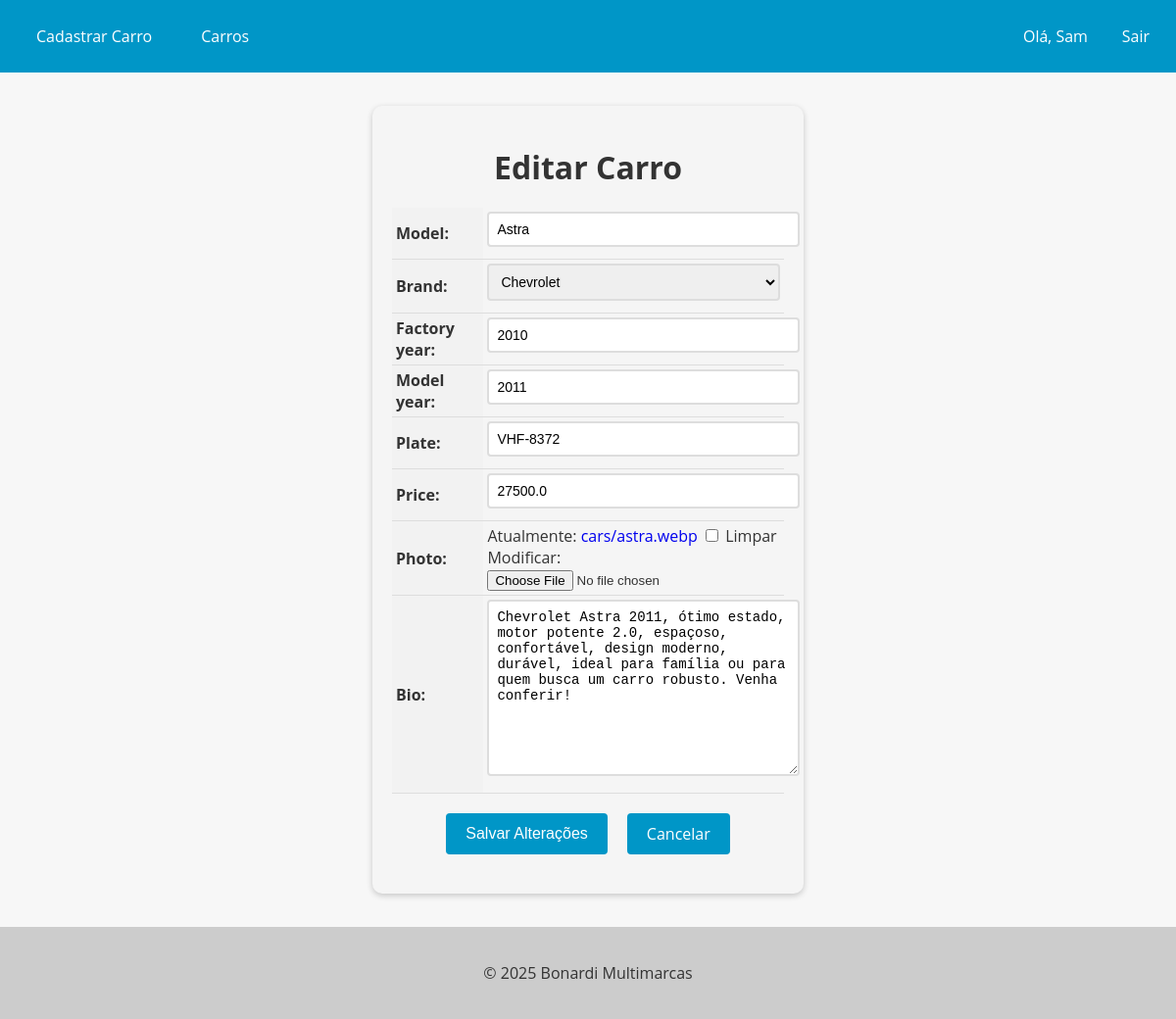
/car/8/update (signed in), run on the app's committed database.
### cars/models.py (models this page shows, shortened)
class Car(models.Model):
  id = models.AutoField(primary_key=True)
  model = models.CharField(max_length=100)
  brand = models.ForeignKey(Brand, on_delete=models.PROTECT, related_name='cars_brand')
  factory_year = models.IntegerField(null=True)
  model_year = models.IntegerField(null=True)
  plate = models.CharField(max_length=8, null=True, blank=True)
  price = models.FloatField(blank=True, null=True)
  photo = models.ImageField(upload_to='cars/', blank=True, null=True)
  bio = models.TextField(blank=True, null=True)
  owner = models.ForeignKey(User, on_delete=models.CASCADE, related_name='cars')

### cars/views.py (the view)
# urls.py: path('car/<int:pk>/update', CarUpdateView.as_view(), name='car_update'),
class CarUpdateView(LoginRequiredMixin, UpdateView):
  login_url = 'login'
  redirect_field_name = 'next'
  model = Car
  form_class = CarModelForm
  template_name = 'car_update.html'
  success_url = '/cars/'
  def get_queryset(self):
    if self.request.user.is_superuser:
      return Car.objects.all()
    return Car.objects.filter(owner=self.request.user)

### cars/forms.py (shortened to what this page needs)
class CarModelForm(forms.ModelForm):
  class Meta:
    model = Car
    exclude = ['owner']
    fields = '__all__'
    widgets = {
        'photo': forms.ClearableFileInput(attrs={'class': 'file-input'}),
      }

### cars/models.py (called while the page is built)
  def __str__(self):
    return self.name

### cars/templates/car_update.html (shortened to what this page needs)
{% extends "base.html" %}
{% block content %}
  <form method="post" enctype="multipart/form-data">
    <h1>Editar Carro</h1>
    <table>
      {{ form.as_table }}
    </table>
    <div>
      <div class="buttons-container">
        <input type="submit" value="Salvar Alterações" class="btn btn-primary">
        <a href="{% url 'cars_list' %}" class="btn btn-secondary">Cancelar</a>
      </div>
    </div>
  </form>
{% endblock %}

### app/templates/base.html (shortened to what this page needs)
<!DOCTYPE html>
<html lang="en">
<head>
</head>
<body>
  <header>
    <nav>
      <ul>
        {% if user.is_authenticated %}
          <li class="username">Olá, {{ user.username }}</li>
          <li><a href="{% url 'new_car' %}">Cadastrar Carro</a></li>
        {% endif %}
        {% if user.is_authenticated %}
          <li class="btn-logout"><a href="{% url 'logout' %}">Sair</a></li>
        {% endif %}
        <li><a href="{% url 'cars_list' %}">Carros</a></li>
      </ul>
    </nav>
  </header>
  <main>
    {% block content %}
    {% endblock %}
  </main>
  <footer>
    <p>&copy; 2025 Bonardi Multimarcas</p>
  </footer>
</body>
</html>

### app/templates/base.html (style rules this page uses)
body { font-family: 'Open Sans', sans-serif; background-color: #f7f7f7; color: #333; margin: 0; padding: 0; }
header { background-color: #0096c7; color: #fff; text-align: center; padding: 12px; }
footer { background-color: #ccc; color: #333; padding: 20px; text-align: center; }
nav { background-color: #0096c7; color: #fff; height: 50px; display: flex; justify-content: space-between; align-items: center; }
nav ul { list-style: none; margin: 0; padding: 0; display: flex; }
nav ul li { margin: 0 10px; }
nav ul li a { color: #fff; text-decoration: none; font-size: 16px; padding: 15px; transition: all 0.3s ease; }
.username, .btn-register { position: absolute; right: 80px; }
.username { text-transform: capitalize; }
.btn-logout, .btn-login { position: absolute; right: 2px; }

### cars/templates/car_update.html (style rules this page uses)
form { max-width: 400px; margin: 34px auto; padding: 20px; background-color: #f5f5f5; border-radius: 10px; box-shadow: 0 2px 6px rgba(0, 0, 0, 0.2); }
form h1 { font-size: 2rem; margin-bottom: 20px; text-align: center; }
table { margin: 0 auto; border-collapse: collapse; width: 100%; max-width: 600px; }
th, td { padding: 4px; text-align: left; border-bottom: 1px solid #ddd; }
th { background-color: #f2f2f2; }
input[type="text"], input[type="number"], select, textarea { padding: 8px; font-size: 14px; border: 2px solid #ddd; border-radius: 4px; width: 100%; max-width: 300px; margin-bottom: 8px; transition: border-bottom-color 0.3s ease-in-out; }
.btn { background-color: #0096c7; color: #fff; border: none; padding: 10px 20px; font-size: 16px; border-radius: 4px; cursor: pointer; transition: background-color 0.3s ease-in-out; }
.buttons-container { display: flex; justify-content: center; margin-top: 20px; margin-bottom: 20px; }
.btn { display: inline-block; background-color: #0096c7; color: #fff; border: none; padding: 10px 20px; font-size: 16px; border-radius: 4px; cursor: pointer; transition: background-color 0.3s ease-in-out; margin: 0 10px; }
a { text-decoration: none !important; }

### data on the page
Car: model "Astra", brand "Chevrolet", factory_year "2010", model_year "2011", plate "VHF-8372", price "27500.0", bio "Chevrolet Astra 2011, ótimo estado, motor potente 2.0, espaçoso, confortável, design moderno, durável, ideal para família ou para quem busca um carro robusto. Venha conferir!"

### other printed values
{{ user.username }} "Sam"
